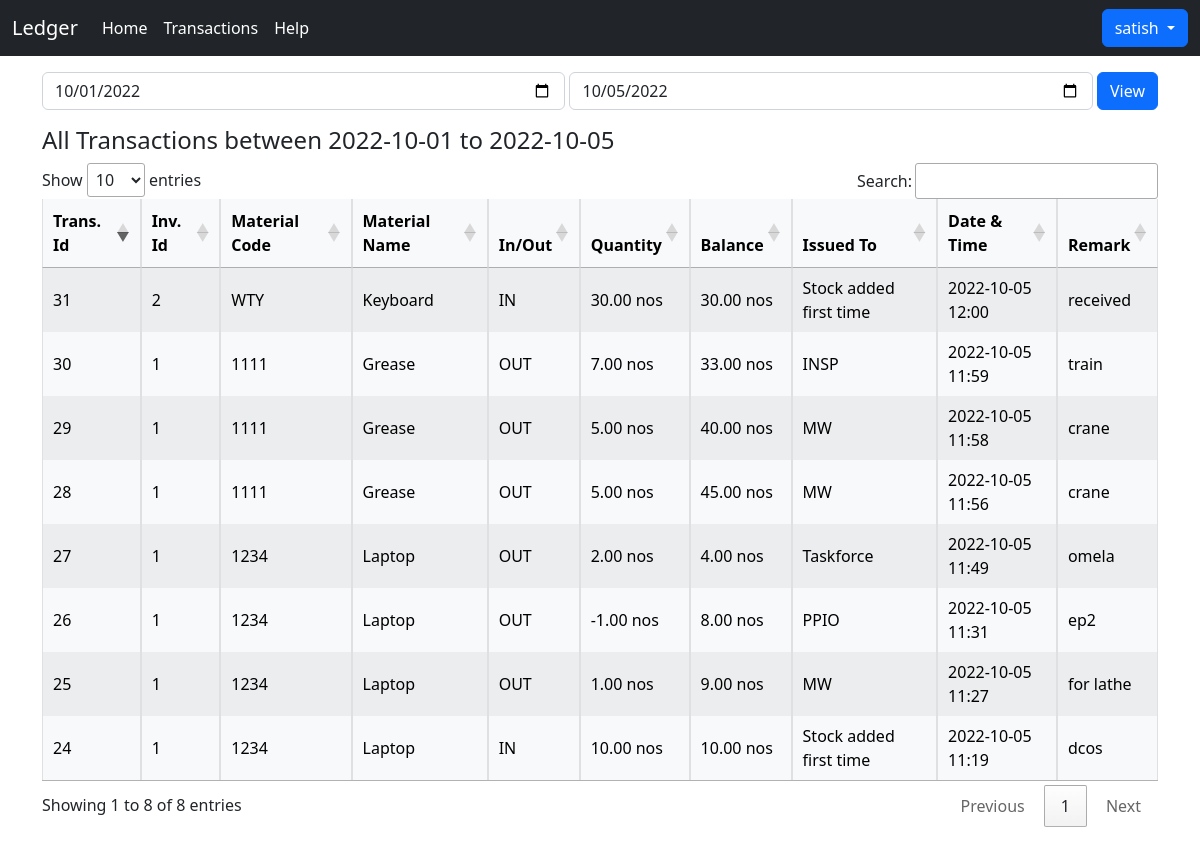
/alltransactions (signed in), run on the app's committed database.
### home/models.py (models this page shows, shortened)
class Transactions(models.Model):
    id = models.AutoField(primary_key=True)
    inv_id = models.CharField(max_length=20)
    material_code = models.CharField(max_length=100)
    material_name = models.CharField(max_length=200)
    in_out = models.CharField(max_length=10)
    quantity = models.DecimalField(max_digits=10, decimal_places=2)
    balance = models.DecimalField(max_digits=10, decimal_places=2)
    unit = models.CharField(max_length=20)
    issued_to = models.CharField(max_length=200)
    dateTime = models.DateTimeField(default=datetime.now, blank=True)
    remark = models.CharField(max_length=200)

### home/views.py (the view)
# urls.py: path('alltransactions', views.alltransactions)
def alltransactions(request):
    endDate = datetime.datetime.now()
    currentDate = datetime.date.today()
    startDate = datetime.datetime(currentDate.year, currentDate.month, 1)
    if request.method == 'POST':
        startDate = request.POST['from']
        endDate = request.POST['to']
        format = '%Y-%m-%d'
        startDate = datetime.datetime.strptime(startDate, format)
        endDate = datetime.datetime.strptime(endDate, format)
    alltrans = Transactions.objects.filter(
        dateTime__date__range=(startDate, endDate))
    return render(request, 'all_transactions.html', {'alltrans': alltrans, 'from': startDate, 'to': endDate})

### templates/all_transactions.html (shortened to what this page needs)
{% extends 'base.html' %}
{% block body %}
<div class="container my-3">
    <form method="post">
        <div class="d-flex mb-3">
            <input type='date' value="{{ from | date:'Y-m-d'}}" class='form-control' id='from' name='from' required>
            <input type='date' value="{{to | date:'Y-m-d'}}" class='form-control mx-1' id='to' name='to' required>
            <button type='submit' class='btn btn-primary '>View</button>
        </div>
    </form>
    <h4>
        All Transactions between {{ from | date:'Y-m-d'}} to {{to | date:'Y-m-d'}}
    </h4>
    <table id="table_id" class="table-light table table-striped table-bordered w-100">
        <thead>
            <tr>
                <th>Trans. Id</th>
                <th>Inv. Id</th>
                <th>Material Code</th>
                <th>Material Name</th>
                <th>In/Out</th>
                <th>Quantity</th>
                <th>Balance</th>
                <th>Issued To</th>
                <th>Date & Time</th>
                <th>Remark</th>
            </tr>
        </thead>
        <tbody>
            {% for entry in alltrans %}
            <tr>
                <td>{{entry.id}}</td>
                <td>{{entry.inv_id}}</td>
                <td>{{entry.material_code}}</td>
                <td>{{entry.material_name}}</td>
                <td>{{entry.in_out}}</td>
                <td>{{entry.quantity}} {{entry.unit}}</td>
                <td>{{entry.balance}} {{entry.unit}}</td>
                <td>{{entry.issued_to}}</td>
                <td>{{entry.dateTime | date:'Y-m-d H:i'}}</td>
                <td>{{entry.remark}}</td>
            </tr>
            {% endfor %}
        </tbody>
    </table>
    <link href="https://cdn.datatables.net/1.11.3/css/jquery.dataTables.min.css" rel="stylesheet">
</div>
{% endblock body %}

### templates/header.html (shortened to what this page needs)
<nav class="navbar navbar-expand-lg navbar-dark bg-dark">
    <div class="container-fluid">
        <a class="navbar-brand" href="/">Ledger</a>
        <div class="collapse navbar-collapse" id="navbarSupportedContent">
            <ul class="navbar-nav me-auto mb-2 mb-lg-0">
                <li class="nav-item">
                    <a class="nav-link active" aria-current="page" href="/">Home</a>
                </li>
                <li class="nav-item">
                    <a class="nav-link active" aria-current="page" href="/alltransactions">Transactions</a>
                </li>
                <li class="nav-item">
                    <a class="nav-link active" href="/help">Help</a>
                </li>
            </ul>
            <div class="btn-group">
                <button id="userMenu" type="button" class="btn btn-primary dropdown-toggle" data-bs-toggle="dropdown"
                    aria-expanded="false" value="">
                    {{request.user}}
                </button>
            </div>
        </div>
    </div>
</nav>

### data on the page
Transactions: id "24", inv_id "1", material_code "1234", material_name "Laptop", in_out "IN", quantity "10.00", unit "nos", balance "10.00", issued_to "Stock added first time", dateTime "2022-10-05 11:19", remark "dcos"
Transactions: id "25", inv_id "1", material_code "1234", material_name "Laptop", in_out "OUT", quantity "1.00", unit "nos", balance "9.00", issued_to "MW", dateTime "2022-10-05 11:27", remark "for lathe"
Transactions: id "26", inv_id "1", material_code "1234", material_name "Laptop", in_out "OUT", quantity "-1.00", unit "nos", balance "8.00", issued_to "PPIO", dateTime "2022-10-05 11:31", remark "ep2"
Transactions: id "27", inv_id "1", material_code "1234", material_name "Laptop", in_out "OUT", quantity "2.00", unit "nos", balance "4.00", issued_to "Taskforce", dateTime "2022-10-05 11:49", remark "omela"
Transactions: id "28", inv_id "1", material_code "1111", material_name "Grease", in_out "OUT", quantity "5.00", unit "nos", balance "45.00", issued_to "MW", dateTime "2022-10-05 11:56", remark "crane"
Transactions: id "29", inv_id "1", material_code "1111", material_name "Grease", in_out "OUT", quantity "5.00", unit "nos", balance "40.00", issued_to "MW", dateTime "2022-10-05 11:58", remark "crane"
Transactions: id "30", inv_id "1", material_code "1111", material_name "Grease", in_out "OUT", quantity "7.00", unit "nos", balance "33.00", issued_to "INSP", dateTime "2022-10-05 11:59", remark "train"
Transactions: id "31", inv_id "2", material_code "WTY", material_name "Keyboard", in_out "IN", quantity "30.00", unit "nos", balance "30.00", issued_to "Stock added first time", dateTime "2022-10-05 12:00", remark "received"

### other printed values
{{ request.user }} "satish"
{{ from | date:'Y-m-d' }} "2022-10-01"
